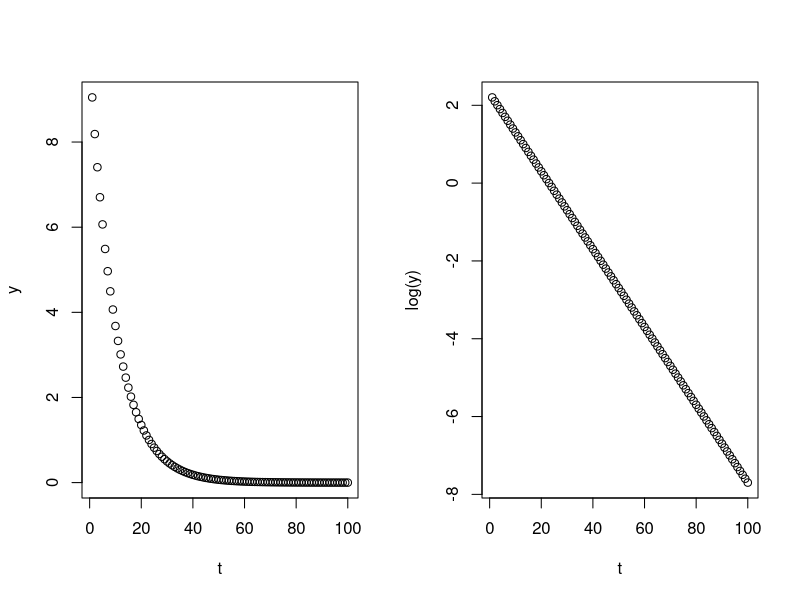
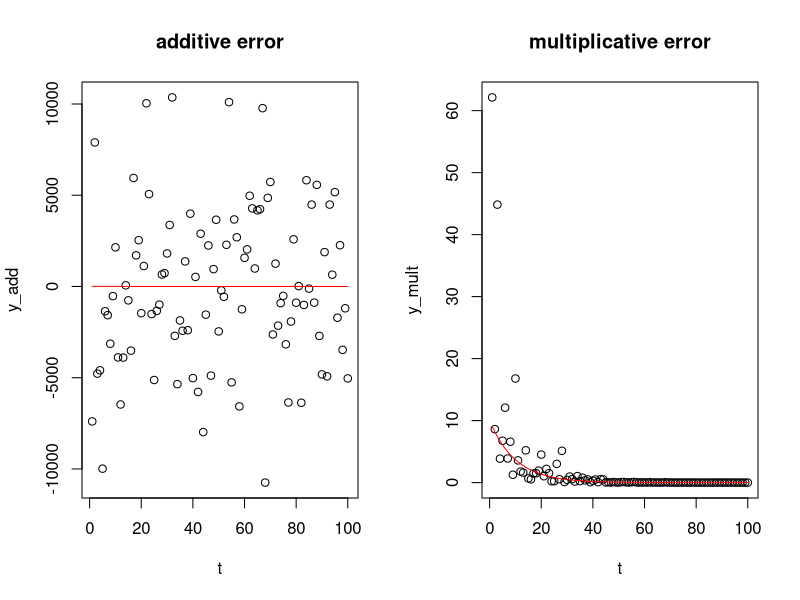

These figures' R source, in order: (Note: this script raises an error after producing the figures.)
# https://stackoverflow.com/questions/31851936/exponential-curve-fitting-in-r

t <- 1:100      # these are your time points
a <- 10         # assume the size at t = 0 is 10
r <- -0.1        # assume a growth constant
y <- a*exp(r*t) # generate some y observations from our exponential model

# visualise
par(mfrow = c(1, 2))
plot(t, y)      # on the original scale
plot(t, log(y)) # taking the log(y)



set.seed(12) # for reproducible results

# errors constant across time - additive
y_add <-  a*exp(r*t) + rnorm(length(t), sd = 5000) # or: rnorm(length(t), mean = a*exp(r*t), sd = 5000)

# errors grow as y grows - multiplicative (constant on the log-scale)
y_mult <- a*exp(r*t + rnorm(length(t), sd = 1))  # or: rlnorm(length(t), mean = log(a) + r*t, sd = 1)

# visualise
par(mfrow = c(1, 2))
plot(t, y_add, main = "additive error")
lines(t, a*exp(t*r), col = "red") 
plot(t, y_mult, main = "multiplicative error")
lines(t, a*exp(t*r), col = "red")



add_nls <- nls(y_add ~ a*exp(r*t), start = list(a = 10, r = -0.2))
coef(add_nls)



plot(t, resid(add_nls))
abline(h = 0, lty = 2)



mult_lm <- lm(log(y_mult) ~ t)
coef(mult_lm)



mult_nls <- nls(y_mult ~ a*exp(r*t), start = list(a = 20, r = -0.2))
coef(mult_nls)



# get the model's coefficients
lm_coef <- coef(mult_lm)
nls_coef <- coef(mult_nls)

# make the plot
dev.off()
plot(t, y_mult)
lines(t, a*exp(r*t), col = "brown", lwd = 5)
lines(t, exp(lm_coef[1])*exp(lm_coef[2]*t), col = "dodgerblue", lwd = 2)
lines(t, nls_coef[1]*exp(nls_coef[2]*t), col = "orange2", lwd = 2)
legend("topleft", col = c("brown", "dodgerblue", "orange2"), 
       legend = c("known model", "lm fit", "nls fit"), lwd = 3)



plot(t, resid(mult_nls))
abline(h = 0, lty = 2)

plot(t, resid(mult_lm))
abline(h = 0, lty = 2)
